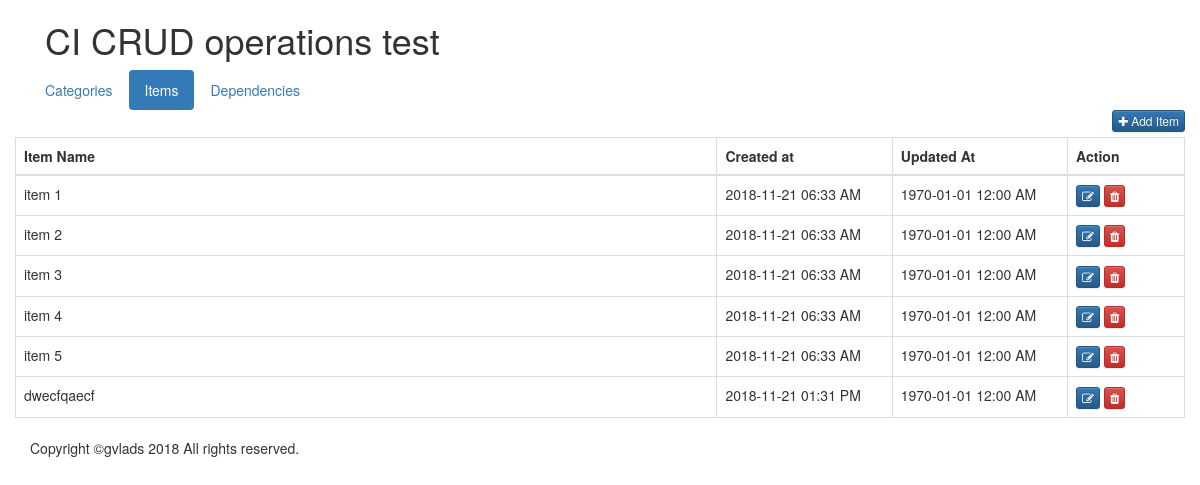
Page /index.php/item on the committed database.
### tables this page shows
CREATE TABLE `items` (
  `id` bigint(20) NOT NULL AUTO_INCREMENT,
  `name` varchar(255) NOT NULL,
  `created_at` bigint(20) NOT NULL,
  `updated_at` bigint(20) DEFAULT NULL,
  PRIMARY KEY (`id`)
);

### application/controllers/Item.php (called while the page is built, shortened)
<?php
class Item extends MY_Controller {
    public function __construct() {
        $this->load->model('Item_model', 'item');
    }
    public function index() {
        $data['page'] = 'item-list';
        $data['title'] = 'Item List';
        $data['active_tab'] = 'items';
        $data['items'] = $this->item->getItemList();
        $this->load->view('item/index', $data);
    }
}
?>

### index.php (called while the page is built, shortened)
<?php
require_once BASEPATH.'core/CodeIgniter.php';

### application/models/Item_model.php (called while the page is built, shortened)
<?php
class Item_model extends CI_Model {
    public function getItemList() {
        $this->db->select(array('i.id as item_id', 'i.name as item_name', 'i.created_at', 'i.updated_at'));
        $this->db->from('items i');
        $query = $this->db->get();
        return $query->result_array();
    }
}
?>

### application/views/item/index.php (the view)
<?php
$this->load->view('templates/header');
?>
        <div class="row">
            <div class="col-lg-12">
                <a href="<?php print site_url();?>item/add" class="pull-right btn btn-primary btn-xs" style="margin-bottom: 5px;"><i class="fa fa-plus"></i> Add Item</a>
            </div>
        </div>
        <div class="row">
            <div class="col-lg-12">
                <table class="table table-bordered" width="100%">
                    <thead>
                    <tr>
                        <th width="60%">Item Name</th>
                        <th width="15%">Created at</th>
                        <th width="15%">Updated At</th>
                        <th width="10%">Action</th>
                    </tr>
                    </thead>
                    <tbody>
                    <?php foreach($items as $item) { ?>
                        <tr>
                            <td><?php echo $item['item_name']; ?></td>
                            <td><?php echo unix_to_human($item['created_at']); ?></td>
                            <td><?php echo unix_to_human($item['updated_at']); ?></td>
                            <td>
                                <a title="Edit" href="<?php echo site_url();?>item/edit/<?php echo $item['item_id'];?>" class="btn btn-primary btn-xs"><i class="fa fa-edit"></i> </a>
                                <a title="Delete" href="<?php echo site_url();?>item/delete/<?php echo $item['item_id'];?>" onClick="return confirm('Are you sure you want to delete?')" class="btn btn-danger btn-xs"><i class="fa fa-trash"></i></a>
                            </td>
                        </tr>
                    <?php } ?>
                    </tbody>
                </table>
            </div>
        </div>
<?php
$this->load->view('templates/footer');
?>

### application/views/templates/header.php (shortened to what this page needs)
<!DOCTYPE html>
<html>
<head>
    <link rel="stylesheet" href="https://maxcdn.bootstrapcdn.com/bootstrap/3.3.7/css/bootstrap.min.css">
    <link rel="stylesheet" href="https://maxcdn.bootstrapcdn.com/bootstrap/3.3.7/css/bootstrap-theme.min.css">
    <link rel="stylesheet" href="https://stackpath.bootstrapcdn.com/font-awesome/4.7.0/css/font-awesome.min.css">
    <link rel="stylesheet" href="https://cdn.datatables.net/responsive/2.2.1/css/responsive.dataTables.min.css">
    <link rel="stylesheet" href="<?php print HTTP_CSS_PATH; ?>style.css">
    <link rel="stylesheet" href="<?php print HTTP_CSS_PATH; ?>jquery-ui.css">
    <link rel="stylesheet" href="<?php print HTTP_CSS_PATH; ?>jquery-ui-timepicker-addon.css">
    <link rel="stylesheet" href="<?php print HTTP_CSS_PATH; ?>toastr.min.css">
</head>
<body class="page-template-default page page-id-116 logged-in admin-bar  customize-support" cz-shortcut-listen="true">
  <header id="masthead" class="site-header" role="banner">
    <div class="header-top">
        <div class="container">
            <div class="row">
                <div class="col-sm-6">
                    <div id="logo">
                        <div class="site-header-inner col-sm-12">
                            <div class="site-branding">
                                <h1 class="site-title">
                                    CI CRUD operations test
                                </h1>
                            </div>
                        </div>
                    </div>
                </div>
            </div>
        </div>
     </div>
    <div id="header-main" class="header-bottom">
        <div class="header-bottom-inner">
            <div class="container">
                <div class="row">
                    <div class="col-sm-12">
                        <ul class="nav nav-pills">
                            <li class="nav-item <?php echo $active_tab == 'categories'?'active':'';?>">
                                <a class="nav-link" href="<?php echo site_url()?>">Categories</a>
                            </li>
                            <li class="nav-item <?php echo $active_tab == 'items'?'active':'';?>">
                                <a class="nav-link" href="<?php echo site_url()?>item/index">Items</a>
                            </li>
                            <li class="nav-item <?php echo $active_tab == 'dependencies'?'active':'';?>">
                                <a class="nav-link" href="<?php echo site_url()?>dependencies/index">Dependencies</a>
                            </li>
                        </ul>
                    </div>
                </div>
            </div>
        </div>
    </div>
</header>
<div class="main-content">
    <div class="container">
        <div id="content" class="main-content-inner">
<div class="row">
    <div class="col-sm-12">
	<div class="row box">

### application/views/templates/footer.php (shortened to what this page needs)
            </div>
	</div>
</div>
        </div>
    </div>
</div>
<footer id="colophon" class="site-footer" role="contentinfo">
       <div id="footer-info">
        <div class="container">
            <div class="site-info">
				Copyright &copy;gvlads 2018 All rights reserved.
            </div>
        </div>
    </div>
</footer>
</body>
</html>

### rows in the picture
items: name "item 1", created_at "2018-11-21 06:33 AM", updated_at "1970-01-01 12:00 AM"
items: name "item 2", created_at "2018-11-21 06:33 AM", updated_at "1970-01-01 12:00 AM"
items: name "item 3", created_at "2018-11-21 06:33 AM", updated_at "1970-01-01 12:00 AM"
items: name "item 4", created_at "2018-11-21 06:33 AM", updated_at "1970-01-01 12:00 AM"
items: name "item 5", created_at "2018-11-21 06:33 AM", updated_at "1970-01-01 12:00 AM"
items: name "dwecfqaecf", created_at "2018-11-21 01:31 PM", updated_at "1970-01-01 12:00 AM"
